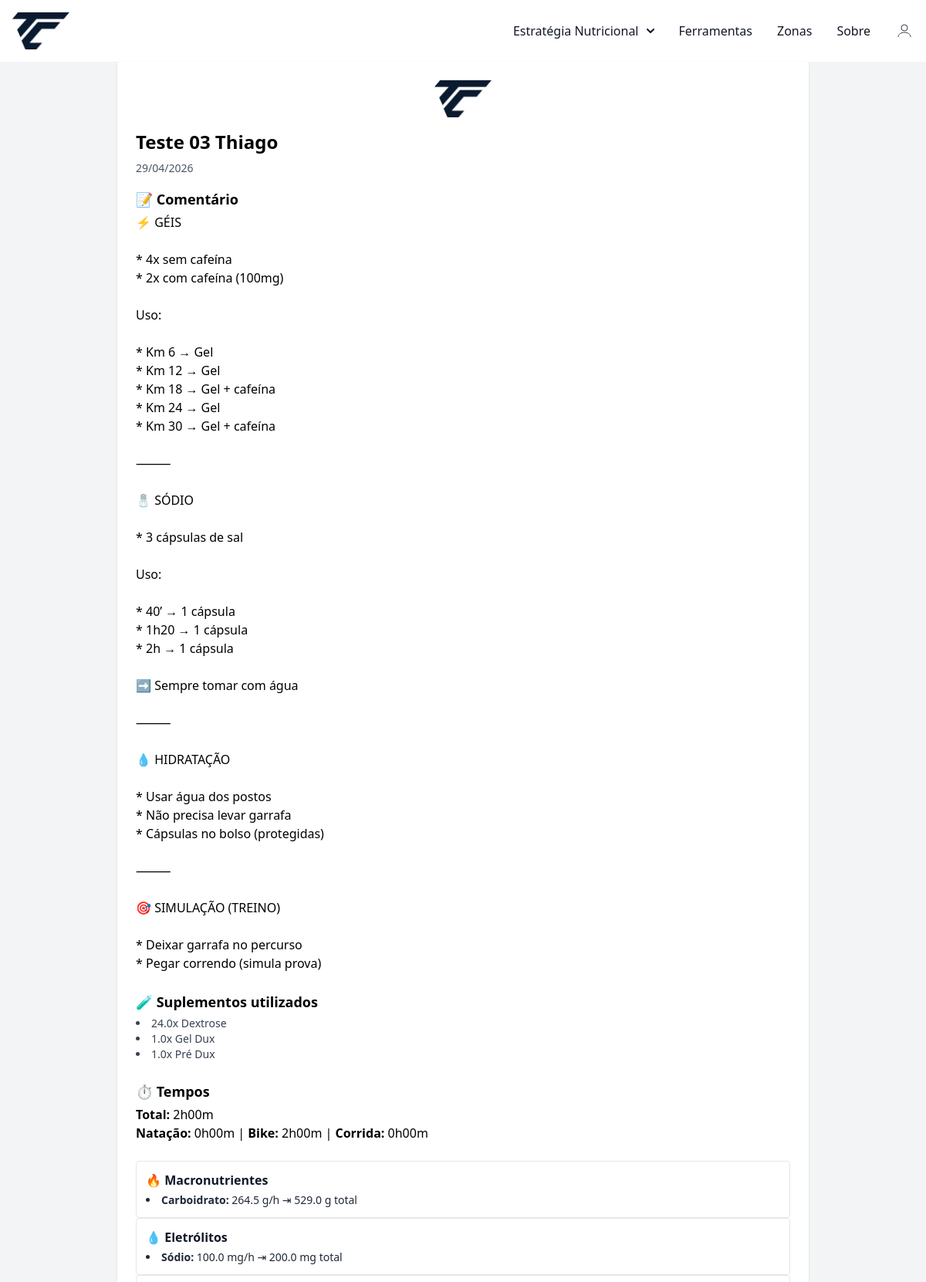
/resumo/print/19 (signed in, upper part), run on an earlier commit of the app's database.
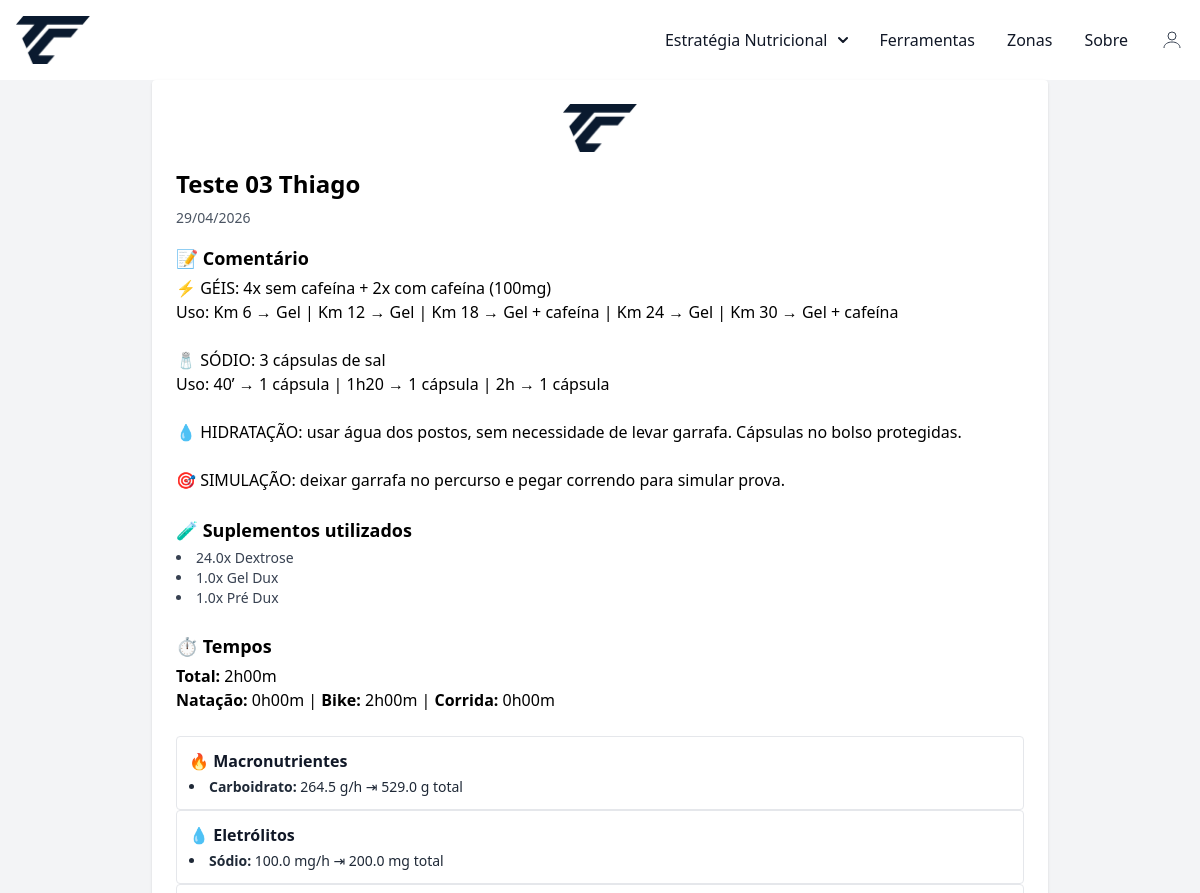
And on a later commit of the database.
### conversor/models.py (models this page shows, shortened)
class ResumoSalvo(database.Model):
    __tablename__ = 'resumos_salvos'
    id = database.Column(database.Integer, primary_key=True)
    pessoa_id = database.Column(database.Integer, database.ForeignKey('pessoas.id'), nullable=True)
    user_id = database.Column(database.Integer, database.ForeignKey('user.id'), nullable=False)
    token_publico = database.Column(database.String(100), unique=True, nullable=True)
    nome_treino = database.Column(database.String(100), nullable=False)
    data = database.Column(database.Date, nullable=False)
    comentario = database.Column(database.Text)
    resumo_dados = database.Column(database.JSON, nullable=False)
    suplementos_utilizados = database.Column(database.Text, nullable=True)  # ✅ Novo campo
    tempo_natacao = database.Column(database.Float)
    tempo_bike = database.Column(database.Float)
    tempo_corrida = database.Column(database.Float)
    tempo_total = database.Column(database.Float)
    ordem = database.Column(database.Integer, nullable=False, default=0)
    pessoa = database.relationship('Pessoa', backref='resumos')
    criado_em = database.Column(database.DateTime, default=datetime.utcnow)

### conversor/router.py (the view)
@app.route("/resumo/print/<int:id>")
@login_required
def print_resumo(id):
    resumo = ResumoSalvo.query.get_or_404(id)
    if resumo.user_id != current_user.id:
        return redirect(url_for('resumo_view'))
    return render_template(
        "resumo_print.html",
        resumo=resumo,
        unidades=UNIDADES_PRINT,
        formatar_tempo_decimal=formatar_tempo_decimal
    )

### conversor/models.py (called while the page is built)
@login_manager.user_loader
def load_user(user_id):
    return User.query.get(int(user_id))

### conversor/templates/resumo_print.html (shortened to what this page needs)
{% extends "base.html" %}
{% block content %}
{% macro formatar_tempo_decimal(decimal) %}
  {% if decimal is not none %}
    {% set horas = decimal|int %}
    {% set minutos = ((decimal - horas) * 60)|round(0, 'floor') %}
    {{ horas }}h{{ "%02d"|format(minutos) }}m
  {% else %}-{% endif %}
{% endmacro %}
<div class="max-w-4xl mx-auto bg-white p-6 rounded shadow print-card print-wrap print-pad">
  <div class="flex items-center justify-center mb-4">
    <img src="{{ url_for('static', filename='image/logotc-navbar.png') }}"
         alt="Logo" class="h-12 print-logo">
  </div>
  <h1 class="text-2xl font-bold mb-2">{{ resumo.nome_treino }}</h1>
  <p class="text-sm text-gray-600 mb-4">{{ resumo.data.strftime('%d/%m/%Y') }}</p>
  {% if resumo.comentario %}
  <div class="mb-6">
    <h2 class="text-lg font-semibold mb-1">📝 Comentário</h2>
    <p class="whitespace-pre-wrap">{{ resumo.comentario }}</p>
  </div>
  {% endif %}
  {% if resumo.suplementos_utilizados %}
  <div class="mb-6">
    <h2 class="text-lg font-semibold mb-1">🧪 Suplementos utilizados</h2>
    <ul class="list-disc list-inside text-sm text-gray-700">
      {% for item in resumo.suplementos_utilizados.split(',') %}
        <li>{{ item.strip() }}</li>
      {% endfor %}
    </ul>
  </div>
  {% endif %}
  <div class="mb-6">
    <h2 class="text-lg font-semibold mb-1">⏱️ Tempos</h2>
    <p><strong>Total:</strong> {{ formatar_tempo_decimal(resumo.tempo_total) }}</p>
    <p>
      <strong>Natação:</strong> {{ formatar_tempo_decimal(resumo.tempo_natacao) }} |
      <strong>Bike:</strong> {{ formatar_tempo_decimal(resumo.tempo_bike) }} |
      <strong>Corrida:</strong> {{ formatar_tempo_decimal(resumo.tempo_corrida) }}
    </p>
  </div>
  {% set ordem = ["Macronutrientes","Eletrólitos","Estimulantes e Compostos","Vitaminas","Aminoácidos"] %}
  {% set ordem_eletrolitos = ["Sódio","Magnésio","Potássio","Cálcio"] %}
  {% set classe_cat = {
    "Macronutrientes":"cat-macro",
    "Eletrólitos":"cat-ele",
    "Estimulantes e Compostos":"cat-stim",
    "Vitaminas":"cat-vit",
    "Aminoácidos":"cat-amino"
  } %}
  <div class="print-grid">
    {% for categoria in ordem %}
      {% if resumo.resumo_dados.get(categoria) %}
        {% set dados = resumo.resumo_dados[categoria] %}
        {% if categoria == "Eletrólitos" %}
          {% set total = namespace(v=0) %}
          {% for k in ordem_eletrolitos %}{% set total.v = total.v + (dados.get(k,0) or 0) %}{% endfor %}
          {% set mostrar = total.v > 0 %}
        {% else %}
          {% set soma = dados.values() | map('float') | sum %}
          {% set mostrar = soma > 0 %}
        {% endif %}
        {% if mostrar %}
        <div class="p-3 rounded border print-item {{ classe_cat.get(categoria,'') }}">
          <h3 class="font-semibold text-gray-900 mb-1">
            {{ "💧" if categoria=="Eletrólitos" else ("🔥" if categoria=="Macronutrientes" else ("⚡" if categoria=="Estimulantes e Compostos" else ("💊" if categoria=="Vitaminas" else "🧬"))) }}
            {{ categoria }}
          </h3>
          <ul class="list-disc list-inside text-sm text-gray-800 print-list">
            {% if categoria == "Eletrólitos" %}
              {% for item in ordem_eletrolitos %}
                {% set valor = dados.get(item,0) %}
                {% if valor > 0 %}
                  <li><strong>{{ item }}:</strong>
                    {{ valor|round(1) }} {{ unidades[categoria].get(item,'') }}/h ⇥
                    {{ (valor * resumo.tempo_total)|round(1) }} {{ unidades[categoria].get(item,'') }} total
                  </li>
                {% endif %}
              {% endfor %}
            {% else %}
              {% for item, valor in dados.items() if valor > 0 %}
                <li><strong>{{ item }}:</strong>
                  {{ valor|round(1) }} {{ unidades[categoria].get(item,'') }}/h ⇥
                  {{ (valor * resumo.tempo_total)|round(1) }} {{ unidades[categoria].get(item,'') }} total
                </li>
              {% endfor %}
            {% endif %}
          </ul>
        </div>
        {% endif %}
      {% endif %}
    {% endfor %}
  </div>
</div>
{% endblock %}

### conversor/templates/base.html (shortened to what this page needs)
<!DOCTYPE html>
<html lang="pt">
<head>
    <link rel="stylesheet" href="https://cdnjs.cloudflare.com/ajax/libs/font-awesome/6.5.0/css/all.min.css">
    <link href="https://cdn.jsdelivr.net/npm/tom-select@2.3.1/dist/css/tom-select.css" rel="stylesheet">
    <script src="https://cdn.tailwindcss.com"></script>
    <link rel="stylesheet" href="{{ url_for('static', filename='css/style.css') }}">
</head>
<body>
    {% include 'navbar.html' %}
    <div class="content">
    {% block content %}
    {% endblock %}
    </div>
</body>
</html>

### conversor/templates/navbar.html (shortened to what this page needs)
<!DOCTYPE html>
<html lang="en">
<head>
    <script src="https://cdn.tailwindcss.com"></script>
</head>
<body class="bg-gray-100">
<nav class="bg-white border-gray-200">
  <div class="max-w-screen-xl flex flex-wrap items-center justify-between mx-auto p-4">
    <a href="{{url_for('zonas')}}" class="flex items-center">
      <img src="{{ url_for('static', filename='image/logotc-navbar.png')}}" class="h-12 mr-3 " alt="Flowbite Logo" />
    </a>
    <div class="hidden w-full md:block md:w-auto" id="divNav">
      <ul class="flex flex-col font-medium p-4 md:p-0 mt-4 border border-gray-100 rounded-lg bg-gray-50 md:space-x-8 rtl:space-x-reverse md:flex-row md:mt-0 md:border-0 md:bg-white md">
        <li class="relative">
          <button id="dropdownNavbarLink4" data-dropdown-toggle="dropdownNavbar" class="flex items-center justify-between w-full py-2 px-3 text-gray-900 rounded hover:bg-gray-100 md:hover:bg-transparent md:border-0 md:hover:text-blue-700 md:p-0 md:w-auto ">Estratégia Nutricional <svg class="w-2.5 h-2.5 ms-2.5" aria-hidden="true" xmlns="http://www.w3.org/2000/svg" fill="none" viewBox="0 0 10 6">
    <path stroke="currentColor" stroke-linecap="round" stroke-linejoin="round" stroke-width="2" d="m1 1 4 4 4-4"/>
    </svg></button>
      </li>
      <li>
        <a href="{{ url_for('ferramentas_calculadora') }}"
       class="block py-2 px-3 text-gray-900 rounded hover:bg-gray-100 md:hover:bg-transparent md:hover:text-blue-700 md:p-0">
        Ferramentas
        </a>
      </li>
        <li>
          <a href="{{ url_for('zonas') }}" class="block py-2 px-3 text-gray-900 rounded hover:bg-gray-100 md:hover:bg-transparent md:border-0 md:hover:text-blue-700 md:p-0" aria-current="page">Zonas</a>
        </li>
        <li>
          <a href="{{ url_for('sobre') }}" class="block py-2 px-3 text-gray-900 rounded hover:bg-gray-100 md:hover:bg-transparent md:border-0 md:hover:text-blue-700 md:p-0">Sobre</a>
        </li>
        {% if current_user.is_authenticated %}
        <li class="relative">
          <button id="userDropdown" class="flex items-center space-x-2 text-gray-700 ">
            <svg xmlns="http://www.w3.org/2000/svg" class="w-6 h-6" fill="none" viewBox="0 0 24 24" stroke="currentColor">
              <circle cx="12" cy="8" r="4" />
              <path d="M4 20c0-4 4-6 8-6s8 2 8 6" />
            </svg>
          </button>
        </li>
        {% endif %}
    </div>
  </div>
</nav>
</body>
</html>

### conversor/static/css/style.css (style rules this page uses)
html { height: 100%; }
body { display: flex; flex-direction: column; min-height: 100vh; margin: 0; }
.content { flex: 1 0 auto; }

What changed in the data, as far as the page shows it:
changed ResumoSalvo "Teste 03 Thiago": comentario "⚡ GÉIS * 4x sem cafeína * 2x com cafeína (100mg) Uso: * Km 6 → Gel * Km 12 → Gel * Km 18 → Gel + cafeína * Km 24 → Gel * Km 30 → Gel + cafeína ⸻ 🧂 SÓDIO * 3 cápsulas de sal Uso: * 40’ → 1 cápsula * 1h20 → 1 cápsula * 2h → 1 cápsula ➡️ Sempre tomar com água ⸻ 💧 HIDRATAÇÃO * Usar água dos postos * Não precisa levar garrafa * Cápsulas no bolso (protegidas) ⸻ 🎯 SIMULAÇÃO (TREINO) * Deixar garrafa no percurso * Pegar correndo (simula prova)" → "⚡ GÉIS: 4x sem cafeína + 2x com cafeína (100mg) Uso: Km 6 → Gel | Km 12 → Gel | Km 18 → Gel + cafeína | Km 24 → Gel | Km 30 → Gel + cafeína 🧂 SÓDIO: 3 cápsulas de sal Uso: 40’ → 1 cápsula | 1h20 → 1 cápsula | 2h → 1 cápsula 💧 HIDRATAÇÃO: usar água dos postos, sem necessidade de levar garrafa. Cápsulas no bolso protegidas. 🎯 SIMULAÇÃO: deixar garrafa no percurso e pegar correndo para simular prova."
